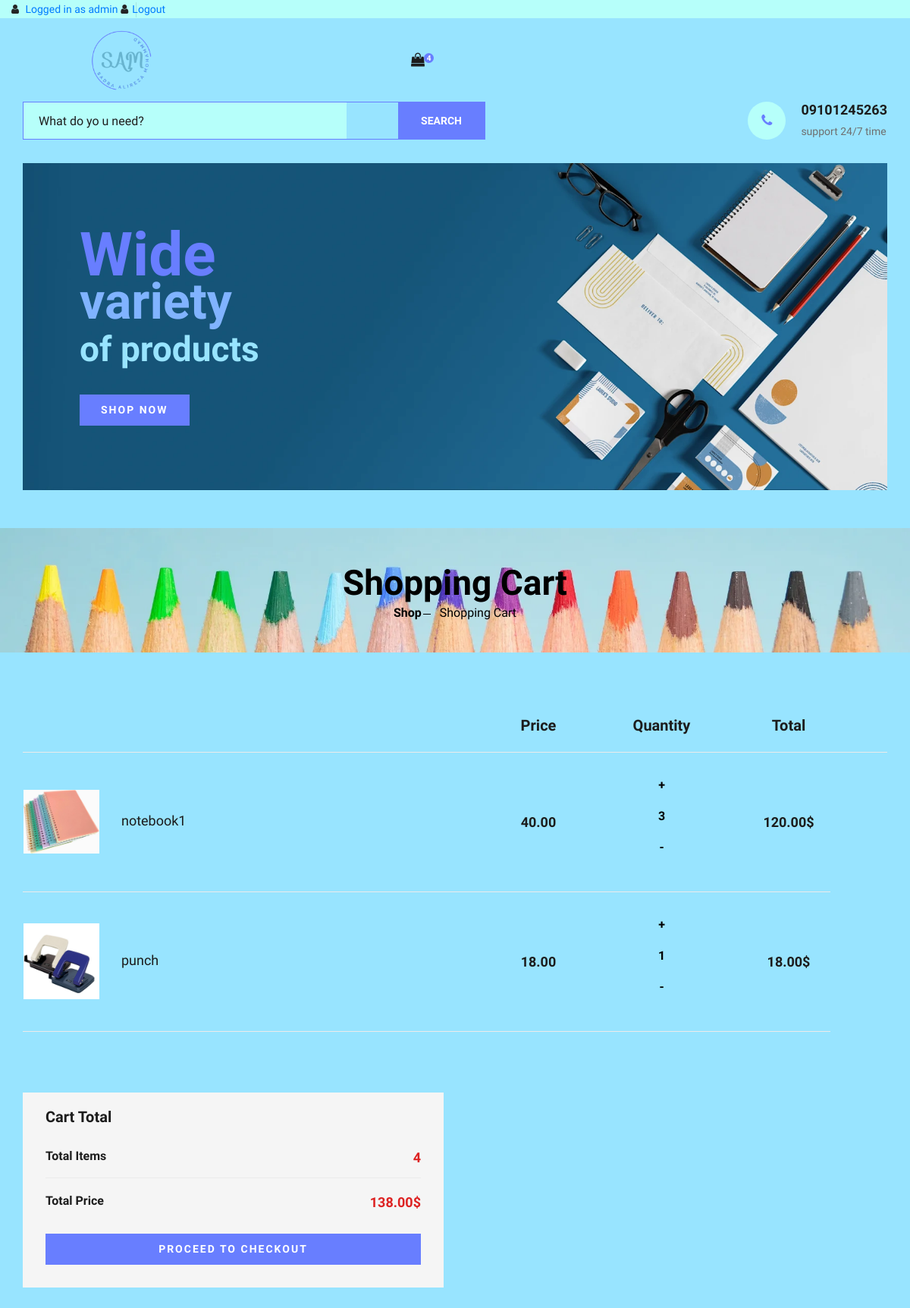
The app's page /cart/ (signed in) with its own data.
### website/models.py (models this page shows, shortened)
class OrderItem(models.Model):
    item = models.ForeignKey(Item,on_delete=models.SET_NULL,null=True)
    order = models.ForeignKey(Order,on_delete=models.SET_NULL,null=True)
    quantity = models.IntegerField(default=0,null=True,blank=True)
    date_added = models.DateTimeField(auto_now_add=True)
    @property
    def get_total(self):
        total = self.item.final_price * self.quantity
        return total

class Item(models.Model):
    Size_options = [
        ('tiny', 'tiny'),
        ('small', 'small'),
        ('medium', 'medium'),
        ('large','large')
    ]
    title = models.CharField(max_length=255)
    image = models.ImageField(upload_to='items_image/')
    category = TaggableManager()
    off = models.BooleanField(default=False)
    description = models.TextField()
    status = models.BooleanField(default=False)
    published_date = models.DateTimeField()
    created_date = models.DateTimeField(auto_now_add=True)
    updated_date = models.DateTimeField(auto_now=True)
    price = models.DecimalField(max_digits=10, decimal_places=2)
    discount = models.DecimalField(max_digits=10, decimal_places=2)
    final_price = models.DecimalField(max_digits=10, decimal_places=2, editable=False, null=True, blank=True)
    size = models.CharField(max_length=10, choices=Size_options)
    color = models.CharField(max_length=255)
    class Meta:
        ordering = ['-created_date']

class Order(models.Model):
    customer=models.ForeignKey(Customer,on_delete=models.SET_NULL,null=True,blank=True)
    date_ordered = models.DateTimeField(auto_now_add=True)
    complete = models.BooleanField(default=False)
    transaction_id = models.CharField(max_length=100,null=True)
    @property
    def get_cart_total(self):
        orderitems = self.orderitem_set.all()
        total = sum([orderitem.get_total for orderitem in orderitems])
        return total
    @property
    def get_cart_items(self):
        orderitems = self.orderitem_set.all()
        total = sum([orderitem.quantity for orderitem in orderitems])
        return total

### website/views.py (the view)
# urls.py: path('cart/',cart_view,name='cart'),
def cart_view(request):
    if request.user.is_authenticated:
        customer = request.user.customer
        order, created = Order.objects.get_or_create(customer=customer,complete=False)
        orderitems = order.orderitem_set.all()
        cartItems = order.get_cart_items
        print('orderitems:' , orderitems)
        return render(request,'website_templates/cart.html',{'orderitems' : orderitems,'order' : order,'cartItems' : cartItems})
    else:
        return render('/')

### templates/website_templates/cart.html (shortened to what this page needs)
{% extends "base.html" %}
{% block content %}
{% load static %}
    <section class="breadcrumb-section set-bg" data-setbg="{% static 'img/art-materials-colored-pencils.webp' %}">
        <div class="container">
            <div class="row">
                <div class="col-lg-12 text-center">
                    <div class="breadcrumb__text">
                        <h2>Shopping Cart</h2>
                        <div class="breadcrumb__option">
                            <a href="{% url 'website:shop' %}">Shop</a>
                            <span>Shopping Cart</span>
                        </div>
                    </div>
                </div>
            </div>
        </div>
    </section>
    <section class="shoping-cart spad">
        <div class="container">
            <div class="row">
                <div class="col-lg-12">
                    <div class="shoping__cart__table">
                        <table >
                            <thead>
                                <tr>
                                    <th class="shoping__product"></th>
                                    <th>Price</th>
                                    <th>Quantity</th>
                                    <th>Total</th>
                                    <th></th>
                                </tr>
                            </thead>
                            <tbody>
                                {% for orderitem in orderitems %}
                                <tr>
                                    <td class="shoping__cart__item">
                                        <img src="{{orderitem.item.image.url}}" alt="">
                                        <h5>{{orderitem.item.title}}</h5>
                                    </td>
                                    <td class="shoping__cart__price">
                                        {{orderitem.item.final_price}}
                                    </td>
                                    <td class="shoping__cart__quantity">
                                        <p style="color:black; font-weight: bolder;" onmouseover="this.style.cursor='pointer';" onmouseout="this.style.cursor='default';"
                                        data-item="{{orderitem.item.id}}" data-action="add" class="update-cart">+</p>
                                            <p style="color:black; font-weight: bolder;" >{{orderitem.quantity}}</p>
                                        <p style="color:black; font-weight: bolder;"onmouseover="this.style.cursor='pointer';" onmouseout="this.style.cursor='default';"
                                        data-item="{{orderitem.item.id}}" data-action="remove" class="update-cart">-</p>
                                    </td>
                                    <td class="shoping__cart__total">
                                       {{orderitem.get_total}}$
                                    </td>
                                </tr>
                                {% endfor %}
                            </tbody>
                        </table>
                    </div>
                </div>
            </div>
            <div class="row">
                <div class="col-lg-6">
                    <div class="shoping__checkout">
                        <h5>Cart Total</h5>
                        <ul>
                            <li>Total Items <span>{{order.get_cart_items}}</span></li>
                            <li>Total Price<span>{{order.get_cart_total}}$</span></li>
                        </ul>
                        <a href="{% url 'website:checkout' %}" class="primary-btn">PROCEED TO CHECKOUT</a>
                    </div>
                </div>
            </div>
        </div>
    </section>
   {% endblock %}

### templates/base.html (shortened to what this page needs)
{% load static %}
<!DOCTYPE html>
<html lang="zxx">
<head>
    <link rel="stylesheet" href="{% static 'css/bootstrap.min.css' %}" type="text/css">
    <link rel="stylesheet" href="{% static 'css/font-awesome.min.css' %}" type="text/css">
    <link rel="stylesheet" href="{% static 'css/elegant-icons.css' %}" type="text/css">
    <link rel="stylesheet" href="{% static 'css/nice-select.css' %}" type="text/css">
    <link rel="stylesheet" href="{% static 'css/jquery-ui.min.css' %}" type="text/css">
    <link rel="stylesheet" href="{% static 'css/owl.carousel.min.css' %}" type="text/css">
    <link rel="stylesheet" href="{% static 'css/slicknav.min.css' %}" type="text/css">
    <link rel="stylesheet" href="{% static 'css/style.css' %}" type="text/css">
</head>
<body>
    <header class="header">
        <div class="header__top">
            <div class="container">
                <div class="row">
                    <div class="">
                        <div class="header__top__left">
                            <ul>
                                {% if request.user.is_authenticated %}
                                <li><a href="#"><i class="fa fa-user"></i> Logged in as {{request.user.username}}</a></li>
                                <li><a href="{% url 'accounts:logout' %}" ><i class="fa fa-user"></i>Logout</a></li>
                                {% else %}
                                <li><a href="{% url 'accounts:login' %}"><i class="fa fa-user"></i>Login</a></li>
                                <li><a href="{% url 'accounts:signup' %}" ><i class="fa fa-user"></i>Sign up</a></li>
                                {% endif %}
                            </ul>
                        </div>
                    </div>
                </div>
            </div>
        </div>
        <div class="container">
            <div class="row">
                <div class="col-lg-3">
                    <div class="header__logo">
                        <a href="#"><img src="{% static 'img/SAM.png' %}" alt="LOGO"></a>
                    </div>
                </div>
                <div class="col-lg-3">
                    <div class="header__cart">
                        <ul>
                            <li><a href="{% url 'website:cart' %}"><i class="fa fa-shopping-bag"></i> <span>{{cartItems}}</span></a></li>
                        </ul>
                    </div>
                </div>
            </div>
        </div>
    </header>
    <section class="hero">
        <div class="container">
            <div class="row">
                <div class="col-lg-12">
                    <div class="hero__search">
                        {% include 'website_templates/search.html' %}
                        <div class="hero__search__phone">
                            <div class="hero__search__phone__icon">
                                <i class="fa fa-phone"></i>
                            </div>
                            <div class="hero__search__phone__text">
                                <h5>09101245263</h5>
                                <span>support 24/7 time</span>
                            </div>
                        </div>
                    </div>
                    <div class="hero__item set-bg" data-setbg="{% static 'img/hero/S001525875.webp' %}">
                        <div class="hero__text">
                            <h1>Wide</h1>
                            <h2>variety</h2>
                            <h3>of products</h3>
                            <br>
                            <a href="{% url 'website:shop' %}" class="primary-btn">SHOP NOW</a>
                        </div>
                    </div>
                </div>
            </div>
        </div>
    </section>
    {% block content %}
    {% endblock %}
</body>
</html>

### records on screen
OrderItem: item.image (picture), item "notebook1", item.final_price "40.00", quantity "3", get_total "120.00"
OrderItem: item.image (picture), item "punch", item.final_price "18.00", quantity "1", get_total "18.00"
Order: get_cart_items "4", get_cart_total "138.00"

### other values on screen
{{ request.user.username }} "admin"
{{ cartItems }} "4"
